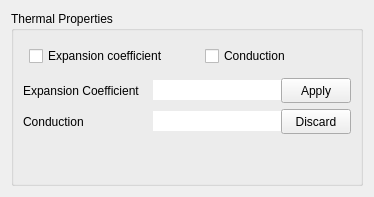
        <widget class="QWidget" name="thermo">
         <layout class="QVBoxLayout" name="verticalLayout_12">
          <item>
           <widget class="QGroupBox" name="groupBox_6">
            <property name="title">
             <string>Thermal Properties</string>
            </property>
            <layout class="QVBoxLayout" name="verticalLayout_11">
             <item>
              <layout class="QHBoxLayout" name="horizontalLayout_12">
               <property name="leftMargin">
                <number>6</number>
               </property>
               <property name="topMargin">
                <number>6</number>
               </property>
               <property name="rightMargin">
                <number>6</number>
               </property>
               <property name="bottomMargin">
                <number>6</number>
               </property>
               <item>
                <widget class="QCheckBox" name="selectExpan">
                 <property name="minimumSize">
                  <size>
                   <width>150</width>
                   <height>0</height>
                  </size>
                 </property>
                 <property name="maximumSize">
                  <size>
                   <width>150</width>
                   <height>16777215</height>
                  </size>
                 </property>
                 <property name="text">
                  <string>Expansion coefficient</string>
                 </property>
                </widget>
               </item>
               <item>
                <spacer name="horizontalSpacer_23">
                 <property name="orientation">
                  <enum>Qt::Horizontal</enum>
                 </property>
                 <property name="sizeType">
                  <enum>QSizePolicy::Fixed</enum>
                 </property>
                 <property name="sizeHint" stdset="0">
                  <size>
                   <width>20</width>
                   <height>20</height>
                  </size>
                 </property>
                </spacer>
               </item>
               <item>
                <widget class="QCheckBox" name="selectConduct">
                 <property name="minimumSize">
                  <size>
                   <width>100</width>
                   <height>0</height>
                  </size>
                 </property>
                 <property name="maximumSize">
                  <size>
                   <width>100</width>
                   <height>16777215</height>
                  </size>
                 </property>
                 <property name="text">
                  <string>Conduction</string>
                 </property>
                </widget>
               </item>
               <item>
                <spacer name="horizontalSpacer_24">
                 <property name="orientation">
                  <enum>Qt::Horizontal</enum>
                 </property>
                 <property name="sizeHint" stdset="0">
                  <size>
                   <width>40</width>
                   <height>20</height>
                  </size>
                 </property>
                </spacer>
               </item>
              </layout>
             </item>
             <item>
              <layout class="QHBoxLayout" name="horizontalLayout_13">
               <property name="spacing">
                <number>0</number>
               </property>
               <property name="leftMargin">
                <number>0</number>
               </property>
               <property name="topMargin">
                <number>0</number>
               </property>
               <property name="rightMargin">
                <number>0</number>
               </property>
               <property name="bottomMargin">
                <number>0</number>
               </property>
               <item>
                <widget class="QLabel" name="label_10">
                 <property name="minimumSize">
                  <size>
                   <width>130</width>
                   <height>0</height>
                  </size>
                 </property>
                 <property name="maximumSize">
                  <size>
                   <width>130</width>
                   <height>16777215</height>
                  </size>
                 </property>
                 <property name="text">
                  <string>Expansion Coefficient</string>
                 </property>
                </widget>
               </item>
               <item>
                <widget class="QLineEdit" name="dataExpan">
                 <property name="frame">
                  <bool>false</bool>
                 </property>
                </widget>
               </item>
               <item>
                <widget class="QPushButton" name="thermalApply">
                 <property name="sizePolicy">
                  <sizepolicy hsizetype="Minimum" vsizetype="Expanding">
                   <horstretch>0</horstretch>
                   <verstretch>0</verstretch>
                  </sizepolicy>
                 </property>
                 <property name="minimumSize">
                  <size>
                   <width>70</width>
                   <height>25</height>
                  </size>
                 </property>
                 <property name="maximumSize">
                  <size>
                   <width>70</width>
                   <height>25</height>
                  </size>
                 </property>
                 <property name="text">
                  <string>Apply</string>
                 </property>
                </widget>
               </item>
              </layout>
             </item>
             <item>
              <layout class="QHBoxLayout" name="horizontalLayout_14">
               <property name="spacing">
                <number>0</number>
               </property>
               <property name="topMargin">
                <number>0</number>
               </property>
               <property name="rightMargin">
                <number>0</number>
               </property>
               <property name="bottomMargin">
                <number>0</number>
               </property>
               <item>
                <widget class="QLabel" name="label_11">
                 <property name="minimumSize">
                  <size>
                   <width>130</width>
                   <height>0</height>
                  </size>
                 </property>
                 <property name="maximumSize">
                  <size>
                   <width>130</width>
                   <height>16777215</height>
                  </size>
                 </property>
                 <property name="text">
                  <string>Conduction</string>
                 </property>
                </widget>
               </item>
               <item>
                <widget class="QLineEdit" name="dataConduct">
                 <property name="frame">
                  <bool>false</bool>
                 </property>
                </widget>
               </item>
               <item>
                <widget class="QPushButton" name="btnThermalDiscard">
                 <property name="minimumSize">
                  <size>
                   <width>40</width>
                   <height>25</height>
                  </size>
                 </property>
                 <property name="maximumSize">
                  <size>
                   <width>70</width>
                   <height>25</height>
                  </size>
                 </property>
                 <property name="text">
                  <string>Discard</string>
                 </property>
                </widget>
               </item>
              </layout>
             </item>
             <item>
              <spacer name="verticalSpacer_5">
               <property name="orientation">
                <enum>Qt::Vertical</enum>
               </property>
               <property name="sizeHint" stdset="0">
                <size>
                 <width>20</width>
                 <height>40</height>
                </size>
               </property>
              </spacer>
             </item>
            </layout>
           </widget>
          </item>
         </layout>
        </widget>
